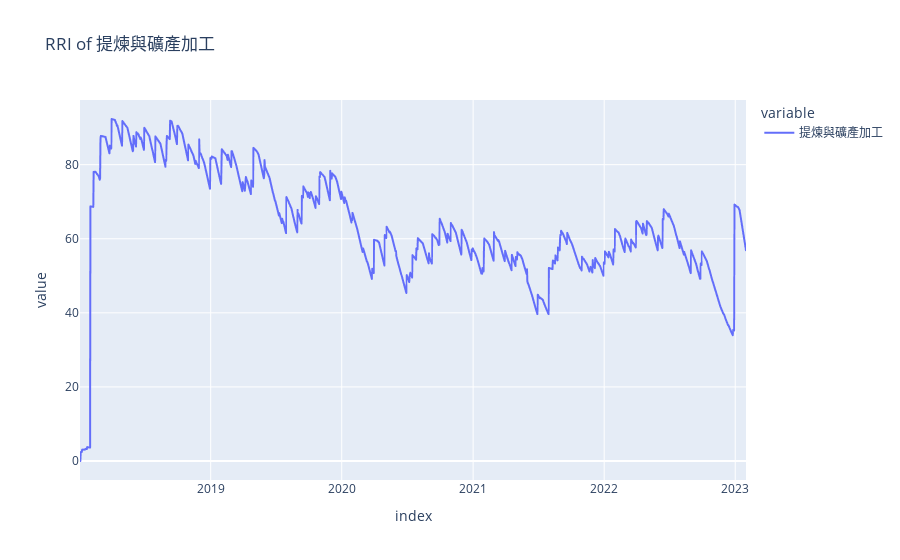

The notebook cell saved with this chart:
### Code cell
import plotly.express as px
import plotly.graph_objects as go

r = rri_SASB['提煉與礦產加工']
fig = px.line(r,title='RRI of 提煉與礦產加工')
fig.show()

### Figure 1 — Plotly figure (JSON) as saved in the notebook; plotly's stock layout.template omitted (floating-point values rounded to 4 significant figures; data arrays with more than 128 entries replaced by an {"elided": "..."} marker saying what was removed)
{"data": [{"hovertemplate": "variable=提煉與礦產加工<br>index=%{x}<br>value=%{y}<extra></extra>", "legendgroup": "提煉與礦產加工", "line": {"color": "#636efa", "dash": "solid"}, "marker": {"symbol": "circle"}, "mode": "lines", "name": "提煉與礦產加工", "showlegend": true, "type": "scattergl", "x": {"elided": "1856 str values"}, "xaxis": "x", "y": {"elided": "1856 float values"}, "yaxis": "y"}], "layout": {"legend": {"title": {"text": "variable"}, "tracegroupgap": 0}, "title": {"text": "RRI of 提煉與礦產加工"}, "xaxis": {"anchor": "y", "domain": [0, 1], "title": {"text": "index"}}, "yaxis": {"anchor": "x", "domain": [0, 1], "title": {"text": "value"}}}}
